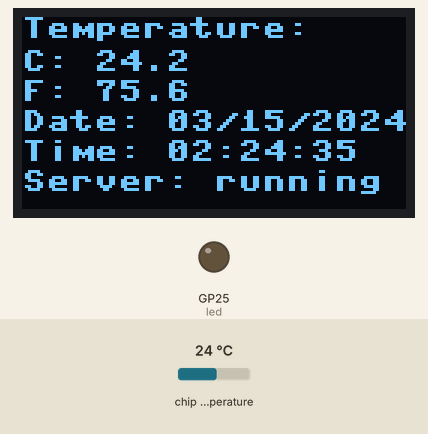
This program was run on a simulated Raspberry Pi Pico running MicroPython. Shown: 128×64 one-colour display, output pins drawn as LEDs (lit = HIGH). Inputs (shaded band) come from the test bench; at power-on: chip temperature 24 °C. WiFi joins after 1.5 s; the clock reads 2024-03-15 10:24:30 at power-on unless the program sets it; library files of the repository ran but are not shown: ssd1306.py; what the program prints to the serial console is not drawn.

Above: at 5.7 s.
5.8 s: chip temperature set to 1 °C
At 7.7 s:
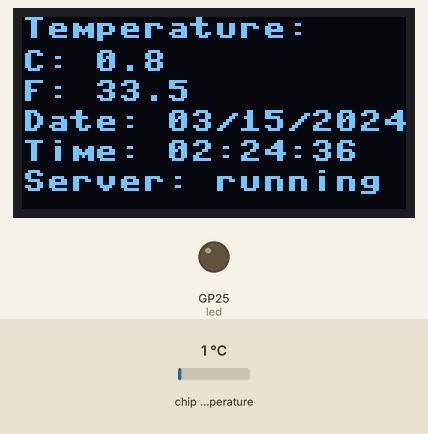
9.6 s: chip temperature set to 11 °C
At 10.7 s:
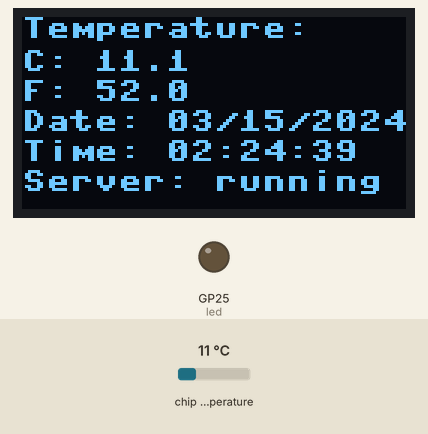
14.2 s: chip temperature set to 22 °C
At 14.8 s:
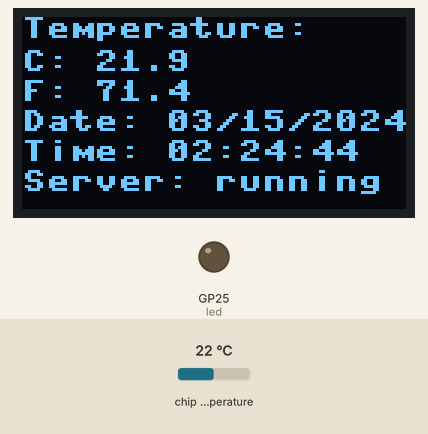
Timing chart, 0 to 17.2 s (numbered marks = the images above; inputs shaded):
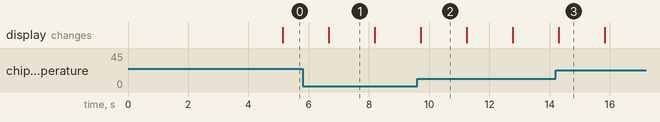

The program:

main.py
```python
# Rui Santos & Sara Santos - Random Nerd Tutorials
# Complete project details at https://RandomNerdTutorials.com/raspberry-pi-pico-w-asynchronous-web-server-micropython/

# Import necessary modules
import network
import asyncio
import socket
import random
import framebuf
import rp2
import sys
import time
import ntptime
import ujson

from machine import Pin, I2C
from secret import ssid, password
from ssd1306 import SSD1306_I2C

# Configure display
WIDTH = 128
HEIGHT = 64

i2c = I2C(0, scl = Pin(17), sda = Pin(16), freq=400000)
display = SSD1306_I2C(WIDTH, HEIGHT, i2c)

# Configure on-board LED
led = machine.Pin('LED', machine.Pin.OUT)

date_time = time.localtime()
temperature = 0
network_connection = False
display.invert(0) # 0 -> White text on Black BG, 1 -> Black text on White BG
display.contrast(100) # 0 = min, 100 = max

# Temperature Configurations
def get_temp():
    sensor_temp = machine.ADC(4)
    conversion_factor = 3.3 / (65535)
    reading = sensor_temp.read_u16() * conversion_factor
    temperature = 27 - (reading - 0.706)/0.001721
    return temperature

def readable_temp(temperature):
    formatted_temperature_c = "{:.1f}".format(temperature)
    formatted_temperature_f = "{:.1f}".format((temperature)*(9/5) + 32)
    return [str(formatted_temperature_c), str(formatted_temperature_f)]

def readable_datetime(datetime):
    print("UTC: " + str(datetime))
    local_time = utc_to_local(datetime, -8) # -8  for LosAngeles time zone.
    dyear, dmonth, dday, dhour, dmin, dsec, dweekday, dyearday = (local_time)
    date_format = "{:02d}/{:02d}/{}"
    time_format = "{:02d}:{:02d}:{:02d}"
    return [date_format.format(dmonth, dday, dyear), time_format.format(dhour, dmin, dsec)]

def utc_to_local(utc_time, offset):
    """
    Convert UTC time to local time.

    :param utc_time: Tuple in the form (year, month, day, hour, minute, second, weekday, yearday)
    :param offset: Timezone offset in hours (can be a float for fractional hours)
    :return: Local time as a tuple
    """
    # Convert UTC tuple to seconds since epoch
    utc_seconds = time.mktime(utc_time)

    # Apply the offset (in seconds)
    local_seconds = utc_seconds + int(offset * 3600)

    # Convert back to tuple
    local_time = time.localtime(local_seconds)
    return local_time

def display_welcome_text():
    display.text("WELCOME!", 0,21)

    display.show()
    display.fill(0)
    time.sleep(3)

def display_temp(temperatures, date_time_texts):
    display.text("Temperature:", 0,0)
    display.text("C: " + temperatures[0],0,11)
    display.text("F: " + temperatures[-1],0,21)
    display.text("Date: " + date_time_texts[0], 0, 31)
    display.text("Time: " + date_time_texts[-1], 0, 41)
    display.text("Server: " + "running" if network_connection else "Server: " + "failed", 0, 51)

    display.show()
    display.fill(0)

    time.sleep(0.5)

# Init Wi-Fi Interface
def init_wifi(ssid, password):
    wlan = network.WLAN(network.STA_IF)
    wlan.active(True)
    # Connect to your network
    wlan.connect(ssid, password)
    # Wait for Wi-Fi connection
    connection_timeout = 30
    while connection_timeout > 0:
        print(wlan.status())
        if wlan.status() >= 3:
            break
        connection_timeout -= 1
        print('Waiting for Wi-Fi connection...')
        time.sleep(1)
    # Check if connection is successful
    if wlan.status() != 3:
        print('Failed to connect to Wi-Fi')
        return False
    else:
        print('Connection successful!')
        network_info = wlan.ifconfig()
        print('IP address:', network_info[0])
        return True

def generate_json_string(temp, date_time):
    json_data = {
        "temperature": temp,
        "timezone": "UTC",
        "year": date_time[0],
        "month": date_time[1],
        "day": date_time[2],
        "hour": date_time[3],
        "minute": date_time[4],
        "second": date_time[5],
        "weekday": date_time[6],  # 0 = Monday, 6 = Sunday
        "yearday": date_time[7],  # Day of the year
    }
    return ujson.dumps(json_data)


# Asynchronous function to handle client's requests
async def handle_client(reader, writer):
    global state
    global temperature
    global date_time

    print("Client connected")
    request_line = await reader.readline()
    print('Request:', request_line)

    # Skip HTTP request headers
    while await reader.readline() != b"\r\n":
        pass

    # Generate response
    response = generate_json_string(temperature, date_time)

    # Send the HTTP response and close the connection
    writer.write('HTTP/1.0 200 OK\r\nContent-type: text/html\r\n\r\n')
    writer.write(response)
    await writer.drain()
    await writer.wait_closed()
    print('Client Disconnected')


async def temperature_task():
    while True:
        global temperature
        global date_time
        new_temp = get_temp()
        temperature = new_temp
        date_time = time.localtime()
        temperatures = readable_temp(new_temp)
        readable_date_time = readable_datetime(date_time)
        print(temperatures[0] + " " + temperatures[-1] + " " + readable_date_time[0] + " " + readable_date_time[-1])
        display_temp(temperatures, readable_date_time)
        await asyncio.sleep(1)

async def main():
    global network_connection

    asyncio.create_task(temperature_task())

    connection = init_wifi(ssid, password)

    # Start the server and run the event loop
    if connection == True:
        ntptime.settime()
        network_connection = connection
        print('Setting up server')
        server = asyncio.start_server(handle_client, "0.0.0.0", 80)
        asyncio.create_task(server)

# Function calls:

display_welcome_text()

# Create an Event Loop
loop = asyncio.get_event_loop()
# Create a task to run the main function
loop.create_task(main())

try:
    # Run the event loop indefinitely
    loop.run_forever()
except Exception as e:
    print('Error occured: ', e)
except KeyboardInterrupt:
    print('Program Interrupted by the user')
```

secret.py
```python
ssid = 'Ozymandias_2'
password = 'bruno1972'
```

Measured:
- what the display in image 2 shows lasts 1.6 s, from 9.7 s to 11.3 s
